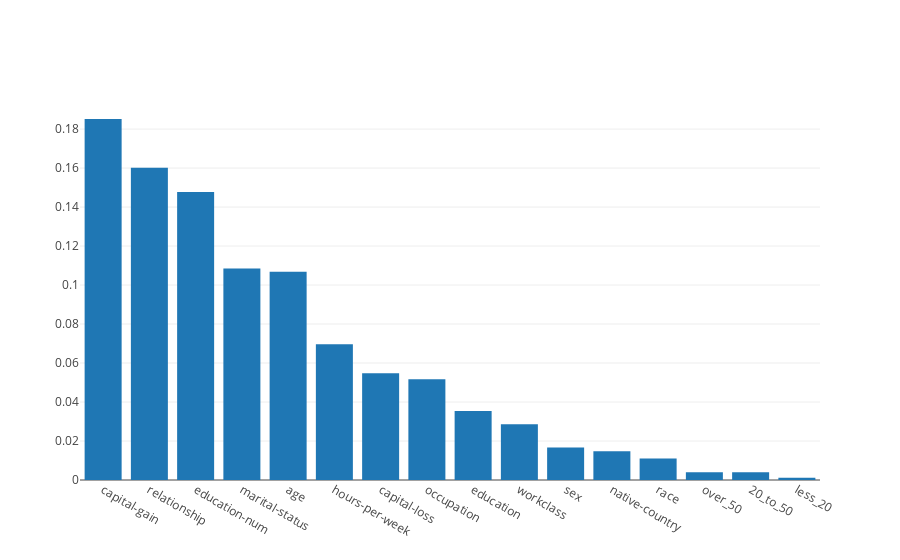

Notebook code cell kept with this figure:
### Code cell
imps = plot_imps(clf,X)

### Figure 1 — Plotly figure (JSON) as saved in the notebook; plotly's stock layout.template omitted (floating-point values rounded to 4 significant figures)
{"data": [{"type": "bar", "uid": "f32896cd-80d8-4985-bffc-0775c578b4c3", "x": ["capital-gain", "relationship", "education-num", "marital-status", "age", "hours-per-week", "capital-loss", "occupation", "education", "workclass", "sex", "native-country", "race", "over_50", "20_to_50", "less_20"], "y": [0.1852, 0.1602, 0.1477, 0.1085, 0.1068, 0.06964, 0.05478, 0.05168, 0.03537, 0.02859, 0.01665, 0.01481, 0.01101, 0.003993, 0.003981, 0.001168]}], "layout": {}}
